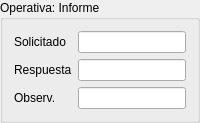
        <widget class="QGroupBox" name="formGroupBox">
         <property name="sizePolicy">
          <sizepolicy hsizetype="Expanding" vsizetype="Preferred">
           <horstretch>0</horstretch>
           <verstretch>0</verstretch>
          </sizepolicy>
         </property>
         <property name="title">
          <string>Operativa: Informe</string>
         </property>
         <layout class="QFormLayout" name="formLayout_4">
          <item row="0" column="0">
           <widget class="QLabel" name="solicitadoLabel_9">
            <property name="text">
             <string>Solicitado</string>
            </property>
           </widget>
          </item>
          <item row="0" column="1">
           <widget class="QLineEdit" name="informe_solicitado"/>
          </item>
          <item row="1" column="0">
           <widget class="QLabel" name="respuestaLabel_9">
            <property name="text">
             <string>Respuesta</string>
            </property>
           </widget>
          </item>
          <item row="1" column="1">
           <widget class="QLineEdit" name="informe_respuesta"/>
          </item>
          <item row="2" column="0">
           <widget class="QLabel" name="observLabel_6">
            <property name="text">
             <string>Observ.</string>
            </property>
           </widget>
          </item>
          <item row="2" column="1">
           <widget class="QLineEdit" name="informe_observaciones"/>
          </item>
         </layout>
        </widget>
